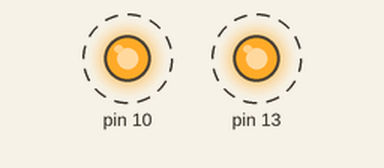
Recording of a sketch running on a simulated Arduino Uno, built with avr-gcc and run on an emulated ATmega328P. Shown: output pins drawn as LEDs (lit = HIGH). Dashed ring = blinking.

Above: at 0.2 s.
Timing chart, 0 to 4.6 s (numbered marks = the images above):
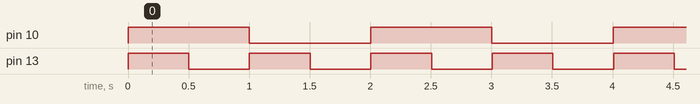

Measured:
- by itself, pin 10: alternates HIGH for 1.0 s and LOW for 1.0 s
- by itself, pin 13: alternates HIGH for 0.50 s and LOW for 0.50 s
- by itself, everything shown: repeats every 2.0 s, in 6 steps

The sketch:

ProtothreadsEjemploLeds.ino
```cpp
#include "protothreads.h" //biblioteca

//aqui creamos las diferentes acciones a realizar de manera simultanea y paralela
pt ptParpadeo;
pt ptParpadeo2;

//definimos lo que hace uno de los parpadeos
int parpadeo1(struct pt* pt) {
  PT_BEGIN(pt); //importante iniciar asi

  // Loop forever
  for(;;) {
    digitalWrite(10, HIGH);
    PT_SLEEP(pt, 1000);   //esto sustituye el delay(1000)
    digitalWrite(10, LOW);
    PT_SLEEP(pt, 1000);
  }

  PT_END(pt); //importante terminar asi
}

//segundo parpadeo
int parpadeo2(struct pt* pt) {
  PT_BEGIN(pt);

  // Loop forever
  for(;;) {
    digitalWrite(13, HIGH);
    PT_SLEEP(pt, 500);   //esto sustituye el delay(1000)
    digitalWrite(13, LOW);
    PT_SLEEP(pt, 500);
  }

  PT_END(pt);
}
//---------------------------------------------------------------------
//llamamos a las acciones
void setup() {
  PT_INIT(&ptParpadeo); //asi se llama con la biblioteca Protothreads
  PT_INIT(&ptParpadeo2);

  // initialize digital pin LED_BUILTIN as an output.
  pinMode(10, OUTPUT);
  pinMode(13, OUTPUT);
}

void loop() {
  PT_SCHEDULE(parpadeo1(&ptParpadeo));
  PT_SCHEDULE(parpadeo2(&ptParpadeo2));
}
```
